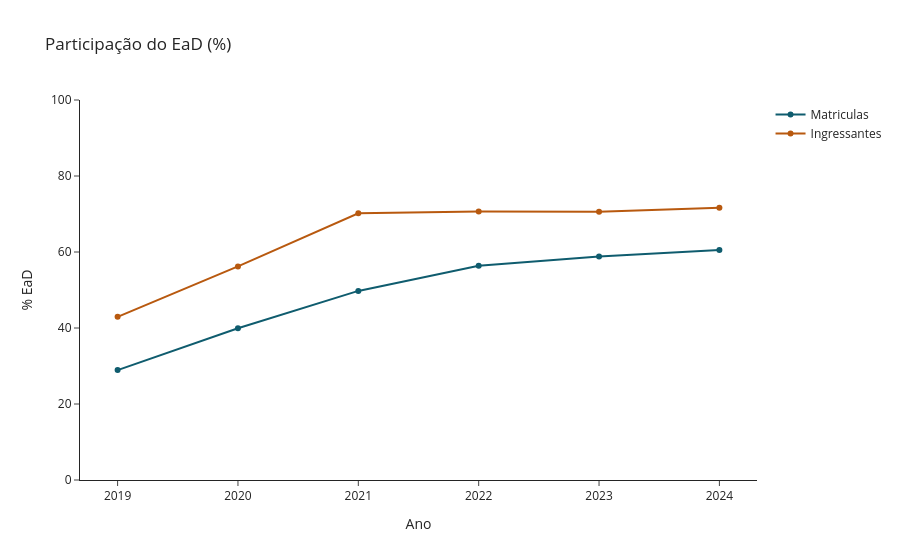

The notebook cell this image was saved under:
### Markdown cell above
## 3. RQ2 — Participação do EaD em matrículas e ingressantes

### Code cell
r2 = analysis.rq2(df); display(r2.round(2))
viz.plotly_rq2(r2, SINT).show()

### Figure 1 — Plotly figure (JSON) as saved in the notebook; plotly's stock layout.template omitted (floating-point values rounded to 4 significant figures)
{"data": [{"line": {"color": "#0f5c6e"}, "mode": "lines+markers", "name": "Matriculas", "type": "scatter", "x": [2019, 2020, 2021, 2022, 2023, 2024], "y": [28.92, 39.92, 49.76, 56.39, 58.82, 60.49]}, {"line": {"color": "#b8590f"}, "mode": "lines+markers", "name": "Ingressantes", "type": "scatter", "x": [2019, 2020, 2021, 2022, 2023, 2024], "y": [42.94, 56.2, 70.17, 70.65, 70.62, 71.66]}], "layout": {"legend": {"title": {"text": ""}}, "title": {"text": "Participação do EaD (%)"}, "xaxis": {"dtick": 1, "title": {"text": "Ano"}}, "yaxis": {"range": [0, 100], "title": {"text": "% EaD"}}}}
